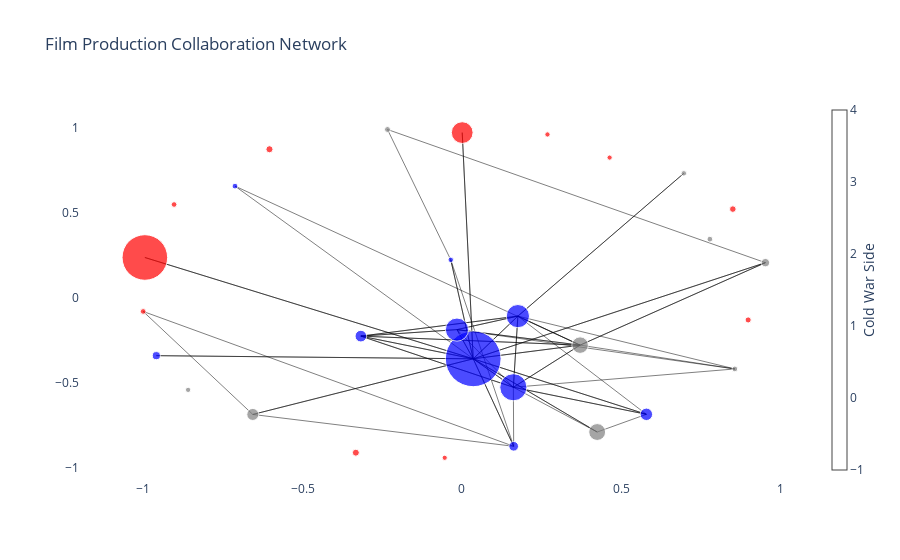

The cell this chart's notebook holds for it:
### Code cell
# With plotly
G = nx.Graph()
for country in countries:
    G.add_node(country, side=country_cold_war_side[country], size=root_film_count[country])

for (c1, c2), count in collaboration_count.items():
    G.add_edge(c1, c2, weight=count)

pos = nx.spring_layout(G, seed=42, k=10, iterations=100)
edge_x = []
edge_y = []
edge_weights = []

for edge in G.edges():
    x0, y0 = pos[edge[0]]
    x1, y1 = pos[edge[1]]
    edge_x.append(x0)
    edge_x.append(x1)
    edge_y.append(y0)
    edge_y.append(y1)
    edge_weights.append(G[edge[0]][edge[1]]['weight'])

edge_trace = go.Scatter(
    x=edge_x,
    y=edge_y,
    line=dict(width=0.5, color='black'),
    hoverinfo='none',
    mode='lines'
)

node_x = []
node_y = []
node_colors = []
node_sizes = []

for node in G.nodes():
    x, y = pos[node]
    node_x.append(x)
    node_y.append(y)
    if G.nodes[node]['side'] == 'Western':
        node_colors.append('blue')
    elif G.nodes[node]['side'] == 'Eastern':
        node_colors.append('red')
    else:
        node_colors.append('grey')
    node_sizes.append(G.nodes[node]['size'] * 0.5)

node_trace = go.Scatter(
    x=node_x,
    y=node_y,
    mode='markers',
    hoverinfo='text',
    hovertext=[node for node in G.nodes()],
    marker=dict(
        showscale=True,
        colorscale='YlGnBu',
        size=node_sizes,
        color=node_colors,
        colorbar=dict(
            thickness=15,
            title='Cold War Side',
            xanchor='left',
            titleside='right'
        )
    )
)

fig = go.Figure(data=[edge_trace, node_trace],
                layout=go.Layout(
                    title='Film Production Collaboration Network',
                    showlegend=False,
                    hovermode='closest',
                    xaxis=dict(showgrid=False, zeroline=False),
                    yaxis=dict(showgrid=False, zeroline=False),
                    plot_bgcolor='white'
                ))

fig.show()

### Figure 1 — Plotly figure (JSON) as saved in the notebook; plotly's stock layout.template omitted (floating-point values rounded to 4 significant figures)
{"data": [{"hoverinfo": "none", "line": {"color": "black", "width": 0.5}, "mode": "lines", "type": "scatter", "x": [0.03552, -0.3169, 0.03552, 0.1615, 0.03552, 0.1757, 0.03552, 0.1625, 0.03552, 0.4245, 0.03552, -0.01547, 0.03552, 0.5788, 0.03552, 0.3709, 0.03552, -0.9947, 0.03552, -0.03487, 0.03552, 0.9524, 0.03552, -0.656, 0.03552, 0.00102, 0.03552, -0.9587, 0.03552, -0.7119, 0.3709, -0.01547, 0.3709, 0.1757, 0.3709, 0.1615, 0.3709, -0.3169, 0.3709, 0.9524, 0.3709, 0.8565, -0.01547, 0.1757, -0.01547, -0.3169, -0.01547, 0.1615, 0.8565, 0.1757, 0.1757, 0.1615, 0.1757, -0.3169, 0.1757, 0.6964, 0.1757, 0.5788, 0.4245, 0.1615, 0.1615, -0.3169, 0.1615, 0.5788, 0.1615, 0.1625, -0.656, -1, 0.1625, -0.03487, -0.2334, 0.9524], "y": [-0.3599, -0.2262, -0.3599, -0.5276, -0.3599, -0.1083, -0.3599, -0.8754, -0.3599, -0.7913, -0.3599, -0.1879, -0.3599, -0.687, -0.3599, -0.2793, -0.3599, 0.2371, -0.3599, 0.2234, -0.3599, 0.2066, -0.3599, -0.6878, -0.3599, 0.9731, -0.3599, -0.3414, -0.3599, 0.6577, -0.2793, -0.1879, -0.2793, -0.1083, -0.2793, -0.5276, -0.2793, -0.2262, -0.2793, 0.2066, -0.2793, -0.4197, -0.1879, -0.1083, -0.1879, -0.2262, -0.1879, -0.5276, -0.4197, -0.1083, -0.1083, -0.5276, -0.1083, -0.2262, -0.1083, 0.7331, -0.1083, -0.687, -0.7913, -0.5276, -0.5276, -0.2262, -0.5276, -0.687, -0.5276, -0.8754, -0.6878, -0.08081, -0.8754, 0.2234, 0.9914, 0.2066]}, {"hoverinfo": "text", "hovertext": ["United States of America", "Germany", "Italy", "Russia", "Hungary", "Ukraine", "Switzerland", "France", "Netherlands", "Japan", "United Kingdom", "Hong Kong", "India", "Spain", "Australia", "Canada", "Denmark", "Poland", "Korea", "Lithuania", "China", "Yugoslavia", "New Zealand", "Argentina", "Greece", "Sweden", "Belgium", "Czech Republic", "Finland", "Mexico"], "marker": {"color": ["blue", "grey", "blue", "red", "red", "red", "grey", "blue", "blue", "grey", "blue", "grey", "red", "blue", "blue", "blue", "grey", "red", "red", "red", "red", "red", "blue", "grey", "red", "grey", "grey", "red", "grey", "blue"], "colorbar": {"thickness": 15, "title": {"side": "right", "text": "Cold War Side"}, "xanchor": "left"}, "colorscale": [[0, "rgb(255,255,217)"], [0.125, "rgb(237,248,177)"], [0.25, "rgb(199,233,180)"], [0.375, "rgb(127,205,187)"], [0.5, "rgb(65,182,196)"], [0.625, "rgb(29,145,192)"], [0.75, "rgb(34,94,168)"], [0.875, "rgb(37,52,148)"], [1, "rgb(8,29,88)"]], "showscale": true, "size": [55.76, 16.53, 23.16, 45.6, 5.196, 7.071, 5.745, 23.23, 5.766, 16.87, 27.14, 12.02, 21.77, 11.67, 9.644, 12.42, 5.916, 6.576, 6.982, 6.083, 5.723, 5.657, 5.431, 5.745, 5.172, 8.352, 5.5, 5.244, 5.315, 8.078]}, "mode": "markers", "type": "scatter", "x": [0.03552, 0.3709, -0.01547, -0.9947, 0.4635, -0.6038, 0.8565, 0.1757, -0.7119, 0.4245, 0.1615, -0.656, 0.00102, -0.3169, 0.1625, 0.5788, -0.2334, 0.8501, -0.3327, 0.8982, -1, -0.903, -0.03487, 0.7781, -0.05385, 0.9524, 0.6964, 0.2686, -0.859, -0.9587], "y": [-0.3599, -0.2793, -0.1879, 0.2371, 0.8259, 0.875, -0.4197, -0.1083, 0.6577, -0.7913, -0.5276, -0.6878, 0.9731, -0.2262, -0.8754, -0.687, 0.9914, 0.5224, -0.9131, -0.1308, -0.08081, 0.5494, 0.2234, 0.3453, -0.943, 0.2066, 0.7331, 0.9622, -0.543, -0.3414]}], "layout": {"hovermode": "closest", "plot_bgcolor": "white", "showlegend": false, "title": {"text": "Film Production Collaboration Network"}, "xaxis": {"showgrid": false, "zeroline": false}, "yaxis": {"showgrid": false, "zeroline": false}}}
